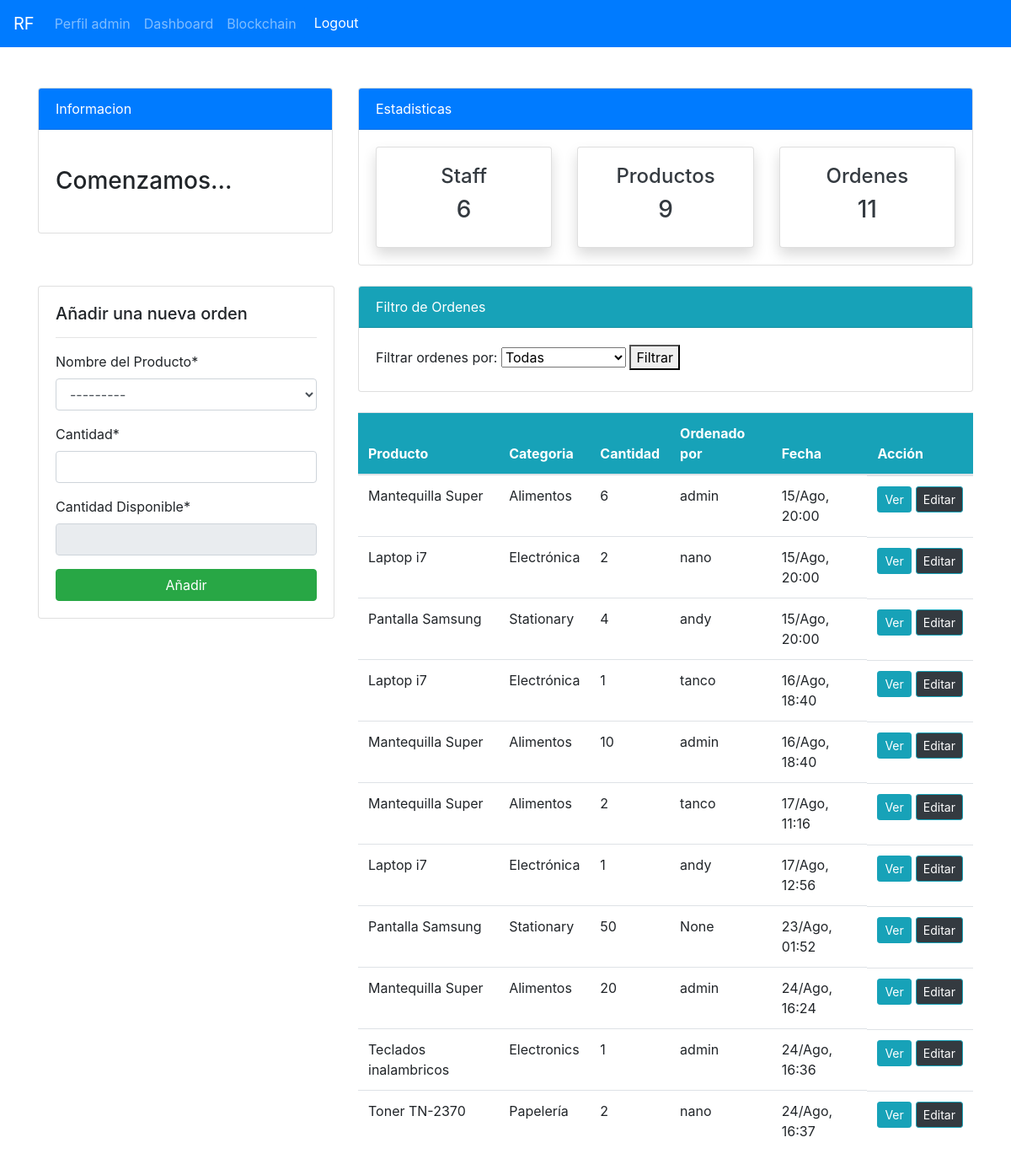
Screenshot of /ordenes/ (signed in) with the database file from the repository.
### api/models.py (models this page shows, shortened)
class Order(models.Model):
    product = models.ForeignKey(Product, on_delete=models.CASCADE, null=True)
    staff = models.ForeignKey(User, on_delete=models.CASCADE, null=True)
    order_quantity = models.PositiveIntegerField(null=True)
    date = models.DateTimeField(auto_now_add= True)
    completado = models.BooleanField(default=False)
    objects = OrderManager()  #se asigna el manager personalizado

class Product(models.Model):
    name = models.CharField(max_length=100, null=True)
    quantity = models.PositiveIntegerField(null=True)
    category = models.CharField(max_length=50, choices=CATEGORY, null=True)
    def __str__(self):
        return f'{self.name}-{self.quantity}'

### api/views.py (the view)
# urls.py: path("ordenes/", views.ordenes, name = "api-ordenes"),
@login_required(login_url='user-login')
def ordenes(request):
    if 'filter' in request.GET:
        filter_type = request.GET['filter']
        if filter_type == 'completadas':
            orders = Order.objects.completadas()
        elif filter_type == 'no_completadas':
            orders = Order.objects.no_completadas()
        else:
            orders = Order.objects.all()
    else:
        orders = Order.objects.all()
    workers_count = User.objects.all().count()
    orders_count = orders.count()
    item_count = Product.objects.all().count()
    if request.method == "POST":
        form = OrderForm(request.POST)
        if form.is_valid():
            instance = form.save(commit=False)
            instance.staff = request.user
            instance.save()
            order_name = form.cleaned_data.get('product').name
            messages.success(request, f'La orden {order_name} ha sido añadida con éxito')
            return redirect("api-ordenes")
    else:
        form = OrderForm()
    context = {
        'orders': orders,
        'form': form,
        'workers_count': workers_count,
        'orders_count': orders_count,
        'item_count': item_count,
    }
    return render(request, "dashboard/ordenes.html", context)

### api/forms.py (shortened to what this page needs)
class OrderForm(forms.ModelForm):
    product = forms.ModelChoiceField(
        queryset=Product.objects.all(),
        label='Nombre del Producto',
        widget=forms.Select(attrs={'class': 'form-control'})
    )
    quantity_available = forms.IntegerField(
        label='Cantidad Disponible',
        widget=forms.NumberInput(attrs={'class': 'form-control', 'readonly': 'readonly'})
    )
    class Meta:
        model = Order
        fields = ['product', 'order_quantity', 'quantity_available']
        labels = {
            'product': 'Nombre del Producto',
            'order_quantity': 'Cantidad',
            'quantity_available': 'Cantidad Disponible'
        }
    def __init__(self, *args, **kwargs):
        super(OrderForm, self).__init__(*args, **kwargs)

### api/models.py (called while the page is built)
    def get_queryset(self):
        return OrderQuerySet(self.model, using=self._db)

### templates/dashboard/ordenes.html (shortened to what this page needs)
{% extends "partials/base.html" %}
{% load crispy_forms_tags %}
{% block content %}
{% include 'partials/topnav.html'%}
<div class = "container">
<div class="row my-4">
    <div class="col-md-4">
        <div class="card" style="width: 22rem;">
            <div class="card-body">
            <h5>Añadir una nueva orden</h5>
            <hr>
            <form method="POST">
                {{ form|crispy }}
                <input class="btn btn-success btn-block" type="submit" value="Añadir">
            </form>
        </div>
    </div>
</div>
    <div class="col-md-8">
        <div class="card">
            <div class="card-header bg-info text-white">Filtro de Ordenes</div>
            <div class="card-body">
        <form method="GET" action="{% url 'api-ordenes' %}">
            <label for="filter">Filtrar ordenes por:</label>
            <select name="filter" id="filter">
                <option value="">Todas</option>
            </select>
            <button type="submit">Filtrar</button>
        </form>
    </div>
</div>
<br>
        <table class="table bg-white">
            <thead class="bg-info text-white">
                <tr>
                    <th scope="col">Producto</th>
                    <th scope="col">Categoria</th>
                    <th scope="col">Cantidad</th>
                    <th scope="col">Ordenado por</th>
                    <th scope="col">Fecha</th>
                    <th scope="col">Acción</th>
                </tr>
            </thead>
            <tbody>
                {% for orders in orders %}
                <tr>
                    <td>{{ orders.product.name }}</td>
                    <td>{{ orders.product.category }}</td>
                    <td>{{ orders.order_quantity }}</td>
                    <td>{{ orders.staff }}</td>
                    <td>{{ orders.date|date:"d/M, H:i" }}</td>
                    <td style="display: flex; gap: 5px;">
                        <a class="btn btn-info btn-sm"
                           href="{% url 'api-ordenes-detail' orders.id %}">Ver</a>
                        <a class="btn btn-info btn-sm bg-dark"
                           href="{% url 'api-ordenes-edit' orders.id %}">Editar</a>
                    </td>
                </tr>
                {% endfor %}
            </tbody>
        </table>
    </div>
{% endblock %}

### templates/partials/nav.html (shortened to what this page needs)
<!DOCTYPE html>
<html lang="es">
<head>
    <link rel="stylesheet" href="https://stackpath.bootstrapcdn.com/bootstrap/4.5.2/css/bootstrap.min.css">
</head>
<body>
  {% load crispy_forms_tags %}
<nav class="navbar navbar-expand-lg navbar-dark bg-primary pl-3">
  <a class="navbar-brand" href="{% url "api-index" %}">RF</a>
  {% if user.is_authenticated %}
  <ul class="navbar-nav mr-0">
    <li class="nav-item">
      <a class="nav-link" href={% url "user-perfil" %}>Perfil {{ user.username }} </a>
    </li>
    <li class="nav-item">
      <a class="nav-link" href={% url "api-index" %}>Dashboard</a>
    </li>
    <li class="nav-item">
        {% if  user.is_authenticated and user.is_staff and user.is_superuser%}
        <a class="nav-link" href={% url "blockchain-dashboard" %}>Blockchain</a>
        {% endif %}
      </li>
      <li class="nav-item">
          <form method="post" action="{% url 'user-logout' %}">
          <button type="submit" class="btn btn-primary">Logout</button></form>
    </li>
  </ul>
    {% endif %}
</nav>
</body>

### static/style.css (style rules this page uses)
body { background: rgb(255,255,255); }

### rows the page displays
Order: product.name "Mantequilla Super", product.category "Alimentos", order_quantity "6", staff "admin", date "15/Ago, 20:00"
Order: product.name "Laptop i7", product.category "Electrónica", order_quantity "2", staff "nano", date "15/Ago, 20:00"
Order: product.name "Pantalla Samsung", product.category "Stationary", order_quantity "4", staff "andy", date "15/Ago, 20:00"
Order: product.name "Laptop i7", product.category "Electrónica", order_quantity "1", staff "tanco", date "16/Ago, 18:40"
Order: product.name "Mantequilla Super", product.category "Alimentos", order_quantity "10", staff "admin", date "16/Ago, 18:40"
Order: product.name "Mantequilla Super", product.category "Alimentos", order_quantity "2", staff "tanco", date "17/Ago, 11:16"
Order: product.name "Laptop i7", product.category "Electrónica", order_quantity "1", staff "andy", date "17/Ago, 12:56"
Order: product.name "Pantalla Samsung", product.category "Stationary", order_quantity "50", staff "None", date "23/Ago, 01:52"
Order: product.name "Mantequilla Super", product.category "Alimentos", order_quantity "20", staff "admin", date "24/Ago, 16:24"
Order: product.name "Teclados inalambricos", product.category "Electronics", order_quantity "1", staff "admin", date "24/Ago, 16:36"
Order: product.name "Toner TN-2370", product.category "Papelería", order_quantity "2", staff "nano", date "24/Ago, 16:37"

### other values shown
{{ user.username }} "admin"
{{ workers_count }} "6"
{{ item_count }} "9"
{{ orders_count }} "11"
